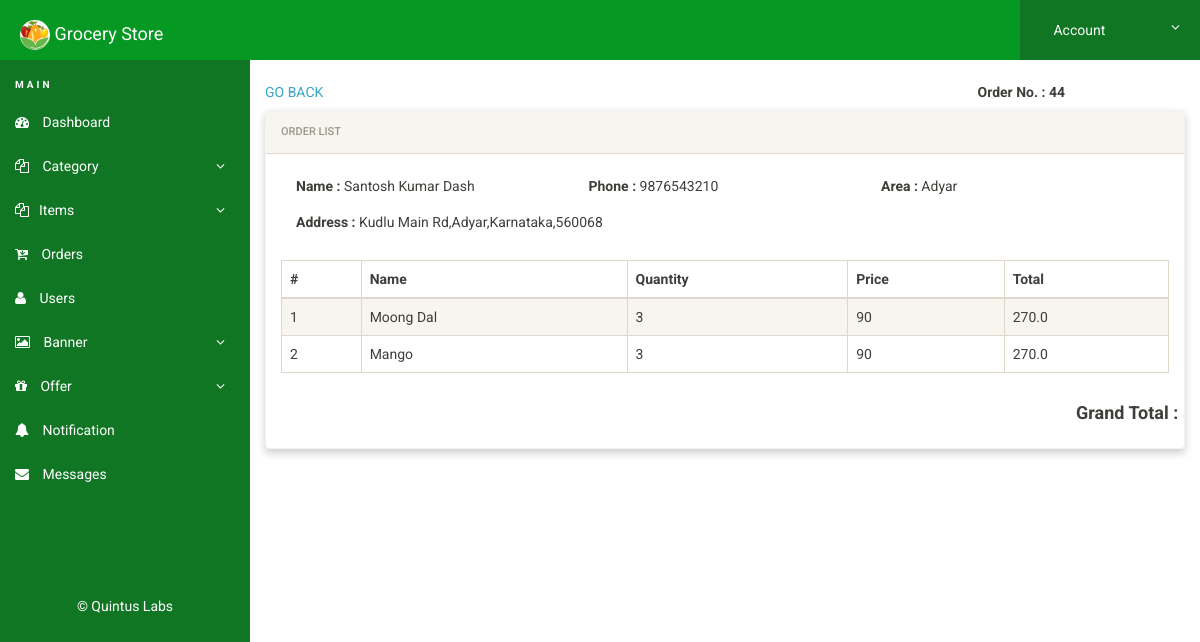
Screenshot of /admin/view-order.php?orderid=44 (signed in) with the database file from the repository.
### tables this page shows
CREATE TABLE `orders` (
  `id` int(11) NOT NULL,
  `fname` varchar(100) NOT NULL,
  `lname` varchar(100) NOT NULL,
  `mobile` varchar(25) NOT NULL,
  `area` varchar(100) NOT NULL,
  `address` varchar(500) NOT NULL,
  `status` varchar(50) NOT NULL,
  `user_id` varchar(11) NOT NULL,
  `date` timestamp NOT NULL DEFAULT current_timestamp() ON UPDATE current_timestamp(),
  `total` varchar(20) NOT NULL
);

CREATE TABLE `orderslist` (
  `id` int(50) NOT NULL,
  `orderid` varchar(50) NOT NULL,
  `itemname` varchar(500) NOT NULL,
  `itemquantity` varchar(100) NOT NULL,
  `attribute` varchar(100) NOT NULL,
  `currency` varchar(100) NOT NULL,
  `itemImage` varchar(250) DEFAULT NULL,
  `itemprice` varchar(30) NOT NULL,
  `itemtotal` varchar(50) NOT NULL
);

### admin/view-order.php (the view, shortened to what this page needs)
<?php
include('includes/config.php');
if(strlen($_SESSION['alogin'])==0)
{
header('location:index.php');
}
else{
if(isset($_REQUEST['orderid']))
{
$orderid=intval($_GET['orderid']);
}
?>
<!doctype html>
<html lang="en" class="no-js">
  <head>
    <link rel="stylesheet" href="css/font-awesome.min.css">
    <link rel="stylesheet" href="css/bootstrap.min.css">
    <link rel="stylesheet" href="css/dataTables.bootstrap.min.css">
    <link rel="stylesheet" href="css/bootstrap-social.css">
    <link rel="stylesheet" href="css/bootstrap-select.css">
    <link rel="stylesheet" href="css/fileinput.min.css">
    <link rel="stylesheet" href="css/awesome-bootstrap-checkbox.css">
    <link rel="stylesheet" href="css/style.css">
  </head>
  <body>
    <?php include('includes/header.php');?>
    <div class="ts-main-content">
      <?php include('includes/leftbar.php');?>
      <div class="content-wrapper">
        <div class="container-fluid">
          <div class="row">
            <div class="col-md-12">
              <div class="row">
                <div class="col-md-3 h5">
                  <a href="manage-orders.php"> GO BACK
                  </a>
                </div>
                <div class="col-md-3 h5">
                </div>
                <div class="col-md-3 h5">
                </div>
                <div class="col-md-3 h5">
                  <b>Order No. :
                    <?php echo htmlentities($orderid); ?>
                  </b>
                </div>
              </div>
              <div class="panel panel-default">
                <div class="panel-heading">Order List
                </div>
                <div class="panel-body">
                  <div class="container">
                    <div class="row">
                      <?php $sql = "SELECT * from orders WHERE id = :orderid";
                          $query = $dbh -> prepare($sql);
                          $query-> bindParam(':orderid',$orderid, PDO::PARAM_STR);
                          $query->execute();
                          $result=$query->fetch(PDO::FETCH_OBJ);
                          ?>
                      <div class="col-md-3 h5">
                        <b>Name :
                        </b>
                        <?php echo $result->fname; ?>
                      </div>
                      <div class="col-md-3 h5">
                        <b>Phone :
                        </b>
                        <?php echo htmlentities($result->mobile); ?>
                      </div>
                      <div class="col-md-3 h5">
                        <b>Area :
                        </b>
                        <?php echo htmlentities($result->area); ?>
                      </div>
                      </div>
                      <div class="row">
                        <div class="col-md-8 h5">
                          <b>Address :
                          </b>
                          <?php echo htmlentities($result->address); ?>
                        </div>
                    </div>
                  </div>
                  <br>
                  <table class="display table table-striped table-bordered table-hover" cellspacing="0" width="100%">
                    <thead>
                      <tr>
                        <th>#
                        </th>
                        <th>Name
                        </th>
                        <th>Quantity
                        </th>
                        <th>Price
                        </th>
                        <th>Total
                        </th>
                      </tr>
                    </thead>
                    <tbody>
                      <?php $sql = "SELECT * from orderslist WHERE orderid = :orderid";
                    $query = $dbh -> prepare($sql);
                    $query-> bindParam(':orderid',$orderid, PDO::PARAM_STR);
                    $query->execute();
                    $results=$query->fetchAll(PDO::FETCH_OBJ);
                    $cnt=1;
                    if($query->rowCount() > 0)
                    {
                    foreach($results as $result)
                    {				?>
                      <tr>
                        <td>
                          <?php echo htmlentities($cnt);?>
                        </td>
                        <td>
                          <?php echo htmlentities($result->itemname);?>
                        </td>
                        <td>
                          <?php echo htmlentities($result->itemquantity);?>
                        </td>
                        <td>
                          <?php echo htmlentities($result->itemprice);?>
                        </td>
                        <td>
                          <?php echo htmlentities($result->itemtotal);?>
                        </td>
                      </tr>
                      <?php $cnt=$cnt+1; }} ?>
                    </tbody>
                  </table>
                  <div class="container">
                    <div class="row">
                      <div class="col-md-8">
                      </div>
                      <div class="col-md-4 h4">
                        <b>Grand Total :
                        </b>
                      </div>
                    </div>
                  </div>
                </div>
              </div>
            </div>
          </div>
        </div>
      </div>
    </div>
  </body>
</html>
<?php } ?>

### admin/includes/header.php (shortened to what this page needs)
<div class="brand clearfix">
<h4 class="pull-left text-white" style="margin:20px 0px 0px 20px"><img src="img/logo.png" class="logo"> Grocery Store</h4>
		<ul class="ts-profile-nav">
			<li class="ts-account">
				<a href="#"><img src="img/ts-avatar.jpg" class="ts-avatar hidden-side" alt=""> Account <i class="fa fa-angle-down hidden-side"></i></a>
			</li>
		</ul>
	</div>

### admin/includes/leftbar.php (shortened to what this page needs)
<nav class="ts-sidebar">
  <ul class="ts-sidebar-menu">
    <li class="ts-label">Main
    </li>
    <li>
      <a href="dashboard.php">
        <i class="fa fa-dashboard">
        </i> Dashboard
      </a>
    </li>
    <li>
      <a href="#">
        <i class="fa fa-files-o">
        </i> Category
      </a>
    </li>
    <li>
      <a href="#">
        <i class="fa fa-files-o">
        </i>Items
      </a>
    </li>
    <li>
      <a href="manage-orders.php">
        <i class="fa fa-cart-arrow-down">
        </i> Orders
      </a>
    </li>
    <li>
      <a href="manage-user.php">
        <i class="fa fa-user">
        </i>  Users
      </a>
    </li>
    <li>
      <a href="#">
        <i class="fa fa-picture-o">
        </i> Banner
      </a>
    </li>
    <li>
      <a href="#">
        <i class="fa fa-gift">
        </i> Offer
      </a>
    </li>
	<li>
      <a href="notification.php">
        <i class="fa fa-bell">
        </i>  Notification
      </a>
    </li>
	<li>
      <a href="message.php">
        <i class="fa fa-envelope">
        </i>  Messages
      </a>
    </li>
  </ul>
  <p class="text-center" style="color:#ffffff; margin-top: 100px;">© Quintus Labs
  </p>
</nav>

### admin/css/style.css (style rules this page uses)
html { font-size: 14px; }
@media only screen and (min-width: 480px) { html { font-size: 17px; } }
@media only screen and (min-width: 768px) { html { font-size: 14px; } }
@media only screen and (min-width: 1024px) { p { font-size: 1em; margin-bottom: 1.8em; } }
body { font-size: 1em; }
a { color: #37a6c4; }
.panel { overflow: hidden; }
.text-white, .text-light { color: #fff !important; }
ul, li { margin: 0; padding: 0; list-style: none; }
.brand { background: #059823; position: relative; z-index: 3; position: fixed; width: 100%; top: 0; }
@media only screen and (min-width: 992px) { .brand .logo { width: 250px; } }
.brand .ts-profile-nav { float: right; display: none; }
.brand .ts-profile-nav li { float: left; position: relative; }
.brand .ts-profile-nav li a { display: block; padding: 20px; color: #fff; }
.brand .ts-profile-nav .ts-account .fa-angle-down { float: right; }
.brand .ts-profile-nav .ts-account > a { width: 180px; background: #107624; }
@media only screen and (min-width: 992px) { .brand .ts-profile-nav { display: block; } }
.ts-sidebar { background: #107624; max-height: 0; transition: max-height 0.3s; overflow: hidden; position: fixed; z-index: 2; width: 100%; bottom: 0; top: 60px; overflow-y: auto; }
@media only screen and (min-width: 992px) { .ts-sidebar { max-height: 100%; bottom: 0; } }
.ts-sidebar-menu .ts-label { color: #ffffff; font-weight: bold; padding: 8px 15px; text-transform: uppercase; font-size: 10px; letter-spacing: 3px; margin-top: 10px; }
.ts-sidebar-menu a { display: block; text-decoration: none; padding: 12px 15px; color: #fff; }
.ts-sidebar-menu li { position: relative; }
.ts-sidebar-menu li i { color: #ffffff; margin-right: 10px; }
.ts-main-content .content-wrapper { padding-top: 15px; margin-top: 60px; }
@media only screen and (min-width: 992px) { .ts-main-content .ts-sidebar { width: 250px; float: left; } }
@media only screen and (min-width: 992px) { .ts-main-content .content-wrapper { margin-left: 250px; } }
.panel-default { border-color: #f2f2f2; }
.panel { margin-bottom: 20px; background-color: #ffffff; border-radius: 4px; box-shadow: 0 4px 8px 0 rgba(0,0,0,0.2); }
.panel-heading { padding: 10px 15px; }
.brand .logo { width: 30px; border-radius: 50%; }

### rows the page displays
orders: fname "Santosh Kumar Dash", mobile "9876543210", area "Adyar", address "Kudlu Main Rd,Adyar,Karnataka,560068"
orderslist: itemname "Moong Dal", itemquantity "3", itemprice "90", itemtotal "270.0"
orderslist: itemname "Mango", itemquantity "3", itemprice "90", itemtotal "270.0"

### other values shown
$orderid "44"
